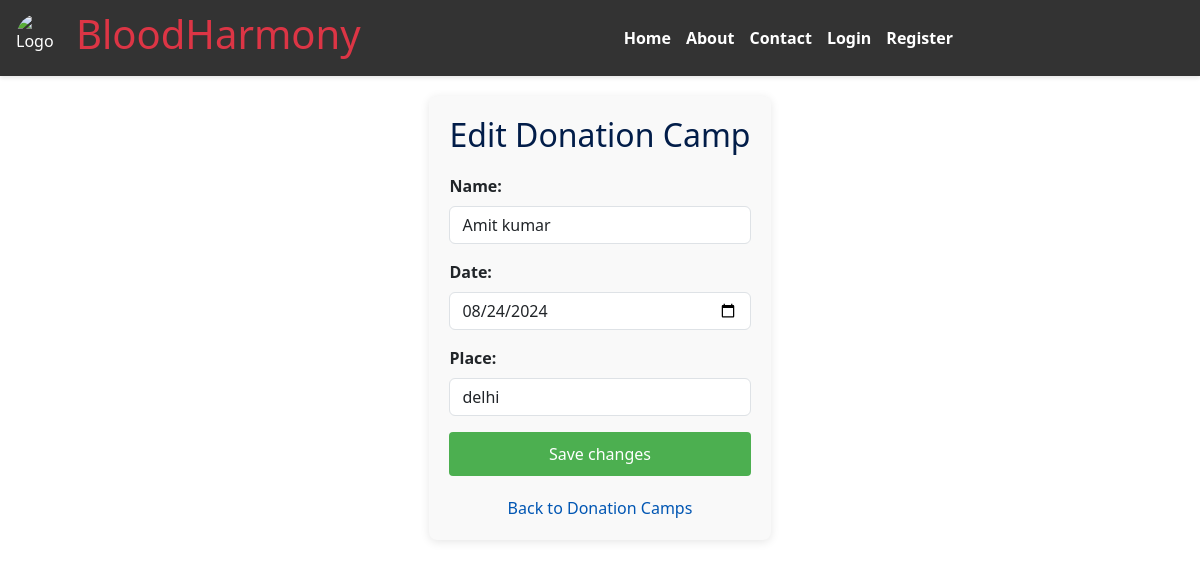
The app's page /camps/edit/4/ with its own data.
### donor/models.py (models this page shows, shortened)
class DonationCamp(models.Model):
    name = models.CharField(max_length=100)
    date = models.DateField()
    place = models.CharField(max_length=200)

### donor/views.py (the view)
# urls.py: path('camps/edit/<int:camp_id>/', views.edit_donation_camp_view, name='edit_camp'),
def edit_donation_camp_view(request, camp_id):
    camp = get_object_or_404(DonationCamp, id=camp_id)
    if request.method == 'POST':
        form = DonationCampForm(request.POST, instance=camp)
        if form.is_valid():
            form.save()
            return redirect('donation_camp_list')  # Redirect to the list view or another page after saving
    else:
        form = DonationCampForm(instance=camp)
    return render(request, 'donor/edit_donation_camp.html', {'form': form})

### donor/forms.py
class DonationCampForm(forms.ModelForm):
    class Meta:
        model = DonationCamp
        fields = ['name', 'date', 'place']
        widgets = {
            'name': forms.TextInput(attrs={'class': 'form-control'}),
            'date': forms.DateInput(attrs={'type': 'date', 'class': 'form-control'}),
            'place': forms.TextInput(attrs={'class': 'form-control'}),
        }

### donor/templates/donor/edit_donation_camp.html (shortened to what this page needs)
{% extends "home.html" %}
{% block content %}
<div class="edit-donation-camp-container">
    <h2>Edit Donation Camp</h2>
    <form method="post">
        {{ form.as_p }}
        <button type="submit">Save changes</button>
    </form>
    <a href="{% url 'donation_camp_list' %}">Back to Donation Camps</a>
</div>
{% endblock %}

### donor/static/css/a.css (style rules this page uses)
* { margin: 0; padding: 0; box-sizing: border-box; }
body { font-family: Arial, sans-serif; background-color: #f4f4f4; width: 100vw; display: flex; flex-direction: column; }
html, body { height: 100%; margin: 0; }
form label { display: block; margin-bottom: 8px; font-weight: bold; }
form input, form select { width: 100%; padding: 10px; margin-bottom: 15px; border: 1px solid #ccc; border-radius: 4px; }
form button { padding: 10px; background-color: #007bff; color: #fff; border: none; border-radius: 4px; cursor: pointer; font-size: 16px; }
html, body { height: 100%; margin: 0; display: flex; flex-direction: column; }

### records on screen
DonationCamp: name "Amit kumar", date "08/24/2024", place "delhi"
